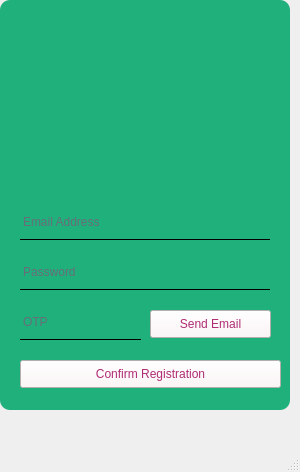
<?xml version="1.0" encoding="UTF-8"?>
<ui version="4.0">
 <class>MainWindow</class>
 <widget class="QMainWindow" name="MainWindow">
  <property name="geometry">
   <rect>
    <x>0</x>
    <y>0</y>
    <width>300</width>
    <height>472</height>
   </rect>
  </property>
  <property name="windowTitle">
   <string>MainWindow</string>
  </property>
  <widget class="QWidget" name="centralwidget">
   <widget class="QWidget" name="widget" native="true">
    <property name="geometry">
     <rect>
      <x>0</x>
      <y>0</y>
      <width>450</width>
      <height>600</height>
     </rect>
    </property>
   </widget>
   <widget class="QLabel" name="main_box">
    <property name="geometry">
     <rect>
      <x>0</x>
      <y>0</y>
      <width>290</width>
      <height>410</height>
     </rect>
    </property>
    <property name="styleSheet">
     <string notr="true">background-color:rgb(32, 176, 124);
border-radius: 10px</string>
    </property>
    <property name="text">
     <string/>
    </property>
   </widget>
   <widget class="QLineEdit" name="email_address">
    <property name="geometry">
     <rect>
      <x>20</x>
      <y>210</y>
      <width>250</width>
      <height>30</height>
     </rect>
    </property>
    <property name="palette">
     <palette>
      <active>
       <colorrole role="WindowText">
        <brush brushstyle="SolidPattern">
         <color alpha="255">
          <red>175</red>
          <green>44</green>
          <blue>116</blue>
         </color>
        </brush>
       </colorrole>
       <colorrole role="Button">
        <brush brushstyle="SolidPattern">
         <color alpha="0">
          <red>0</red>
          <green>0</green>
          <blue>0</blue>
         </color>
        </brush>
       </colorrole>
       <colorrole role="Text">
        <brush brushstyle="SolidPattern">
         <color alpha="255">
          <red>175</red>
          <green>44</green>
          <blue>116</blue>
         </color>
        </brush>
       </colorrole>
       <colorrole role="ButtonText">
        <brush brushstyle="SolidPattern">
         <color alpha="255">
          <red>175</red>
          <green>44</green>
          <blue>116</blue>
         </color>
        </brush>
       </colorrole>
       <colorrole role="Base">
        <brush brushstyle="SolidPattern">
         <color alpha="0">
          <red>0</red>
          <green>0</green>
          <blue>0</blue>
         </color>
        </brush>
       </colorrole>
       <colorrole role="Window">
        <brush brushstyle="SolidPattern">
         <color alpha="0">
          <red>0</red>
          <green>0</green>
          <blue>0</blue>
         </color>
        </brush>
       </colorrole>
      </active>
      <inactive>
       <colorrole role="WindowText">
        <brush brushstyle="SolidPattern">
         <color alpha="255">
          <red>175</red>
          <green>44</green>
          <blue>116</blue>
         </color>
        </brush>
       </colorrole>
       <colorrole role="Button">
        <brush brushstyle="SolidPattern">
         <color alpha="0">
          <red>0</red>
          <green>0</green>
          <blue>0</blue>
         </color>
        </brush>
       </colorrole>
       <colorrole role="Text">
        <brush brushstyle="SolidPattern">
         <color alpha="255">
          <red>175</red>
          <green>44</green>
          <blue>116</blue>
         </color>
        </brush>
       </colorrole>
       <colorrole role="ButtonText">
        <brush brushstyle="SolidPattern">
         <color alpha="255">
          <red>175</red>
          <green>44</green>
          <blue>116</blue>
         </color>
        </brush>
       </colorrole>
       <colorrole role="Base">
        <brush brushstyle="SolidPattern">
         <color alpha="0">
          <red>0</red>
          <green>0</green>
          <blue>0</blue>
         </color>
        </brush>
       </colorrole>
       <colorrole role="Window">
        <brush brushstyle="SolidPattern">
         <color alpha="0">
          <red>0</red>
          <green>0</green>
          <blue>0</blue>
         </color>
        </brush>
       </colorrole>
      </inactive>
      <disabled>
       <colorrole role="WindowText">
        <brush brushstyle="SolidPattern">
         <color alpha="255">
          <red>175</red>
          <green>44</green>
          <blue>116</blue>
         </color>
        </brush>
       </colorrole>
       <colorrole role="Button">
        <brush brushstyle="SolidPattern">
         <color alpha="0">
          <red>0</red>
          <green>0</green>
          <blue>0</blue>
         </color>
        </brush>
       </colorrole>
       <colorrole role="Text">
        <brush brushstyle="SolidPattern">
         <color alpha="255">
          <red>175</red>
          <green>44</green>
          <blue>116</blue>
         </color>
        </brush>
       </colorrole>
       <colorrole role="ButtonText">
        <brush brushstyle="SolidPattern">
         <color alpha="255">
          <red>175</red>
          <green>44</green>
          <blue>116</blue>
         </color>
        </brush>
       </colorrole>
       <colorrole role="Base">
        <brush brushstyle="SolidPattern">
         <color alpha="0">
          <red>0</red>
          <green>0</green>
          <blue>0</blue>
         </color>
        </brush>
       </colorrole>
       <colorrole role="Window">
        <brush brushstyle="SolidPattern">
         <color alpha="0">
          <red>0</red>
          <green>0</green>
          <blue>0</blue>
         </color>
        </brush>
       </colorrole>
      </disabled>
     </palette>
    </property>
    <property name="tabletTracking">
     <bool>false</bool>
    </property>
    <property name="autoFillBackground">
     <bool>false</bool>
    </property>
    <property name="styleSheet">
     <string notr="true">background-color: rgba(0, 0, 0, 0);
border: 1px solid rgba(0, 0, 0, 0);
border-bottom-color: rgba(0, 0, 0, 255);
padding-bottom: 7px;
color: rgb(175, 44, 116);</string>
    </property>
    <property name="text">
     <string/>
    </property>
    <property name="cursorPosition">
     <number>0</number>
    </property>
    <property name="placeholderText">
     <string>Email Address</string>
    </property>
   </widget>
   <widget class="QLineEdit" name="password">
    <property name="geometry">
     <rect>
      <x>20</x>
      <y>260</y>
      <width>250</width>
      <height>30</height>
     </rect>
    </property>
    <property name="palette">
     <palette>
      <active>
       <colorrole role="WindowText">
        <brush brushstyle="SolidPattern">
         <color alpha="255">
          <red>175</red>
          <green>44</green>
          <blue>116</blue>
         </color>
        </brush>
       </colorrole>
       <colorrole role="Button">
        <brush brushstyle="SolidPattern">
         <color alpha="0">
          <red>0</red>
          <green>0</green>
          <blue>0</blue>
         </color>
        </brush>
       </colorrole>
       <colorrole role="Text">
        <brush brushstyle="SolidPattern">
         <color alpha="255">
          <red>175</red>
          <green>44</green>
          <blue>116</blue>
         </color>
        </brush>
       </colorrole>
       <colorrole role="ButtonText">
        <brush brushstyle="SolidPattern">
         <color alpha="255">
          <red>175</red>
          <green>44</green>
          <blue>116</blue>
         </color>
        </brush>
       </colorrole>
       <colorrole role="Base">
        <brush brushstyle="SolidPattern">
         <color alpha="0">
          <red>0</red>
          <green>0</green>
          <blue>0</blue>
         </color>
        </brush>
       </colorrole>
       <colorrole role="Window">
        <brush brushstyle="SolidPattern">
         <color alpha="0">
          <red>0</red>
          <green>0</green>
          <blue>0</blue>
         </color>
        </brush>
       </colorrole>
      </active>
      <inactive>
       <colorrole role="WindowText">
        <brush brushstyle="SolidPattern">
         <color alpha="255">
          <red>175</red>
          <green>44</green>
          <blue>116</blue>
         </color>
        </brush>
       </colorrole>
       <colorrole role="Button">
        <brush brushstyle="SolidPattern">
         <color alpha="0">
          <red>0</red>
          <green>0</green>
          <blue>0</blue>
         </color>
        </brush>
       </colorrole>
       <colorrole role="Text">
        <brush brushstyle="SolidPattern">
         <color alpha="255">
          <red>175</red>
          <green>44</green>
          <blue>116</blue>
         </color>
        </brush>
       </colorrole>
       <colorrole role="ButtonText">
        <brush brushstyle="SolidPattern">
         <color alpha="255">
          <red>175</red>
          <green>44</green>
          <blue>116</blue>
         </color>
        </brush>
       </colorrole>
       <colorrole role="Base">
        <brush brushstyle="SolidPattern">
         <color alpha="0">
          <red>0</red>
          <green>0</green>
          <blue>0</blue>
         </color>
        </brush>
       </colorrole>
       <colorrole role="Window">
        <brush brushstyle="SolidPattern">
         <color alpha="0">
          <red>0</red>
          <green>0</green>
          <blue>0</blue>
         </color>
        </brush>
       </colorrole>
      </inactive>
      <disabled>
       <colorrole role="WindowText">
        <brush brushstyle="SolidPattern">
         <color alpha="255">
          <red>175</red>
          <green>44</green>
          <blue>116</blue>
         </color>
        </brush>
       </colorrole>
       <colorrole role="Button">
        <brush brushstyle="SolidPattern">
         <color alpha="0">
          <red>0</red>
          <green>0</green>
          <blue>0</blue>
         </color>
        </brush>
       </colorrole>
       <colorrole role="Text">
        <brush brushstyle="SolidPattern">
         <color alpha="255">
          <red>175</red>
          <green>44</green>
          <blue>116</blue>
         </color>
        </brush>
       </colorrole>
       <colorrole role="ButtonText">
        <brush brushstyle="SolidPattern">
         <color alpha="255">
          <red>175</red>
          <green>44</green>
          <blue>116</blue>
         </color>
        </brush>
       </colorrole>
       <colorrole role="Base">
        <brush brushstyle="SolidPattern">
         <color alpha="0">
          <red>0</red>
          <green>0</green>
          <blue>0</blue>
         </color>
        </brush>
       </colorrole>
       <colorrole role="Window">
        <brush brushstyle="SolidPattern">
         <color alpha="0">
          <red>0</red>
          <green>0</green>
          <blue>0</blue>
         </color>
        </brush>
       </colorrole>
      </disabled>
     </palette>
    </property>
    <property name="tabletTracking">
     <bool>false</bool>
    </property>
    <property name="autoFillBackground">
     <bool>false</bool>
    </property>
    <property name="styleSheet">
     <string notr="true">background-color: rgba(0, 0, 0, 0);
border: 1px solid rgba(0, 0, 0, 0);
border-bottom-color: rgba(0, 0, 0, 255);
padding-bottom: 7px;
color: rgb(175, 44, 116);</string>
    </property>
    <property name="text">
     <string/>
    </property>
    <property name="echoMode">
     <enum>QLineEdit::Password</enum>
    </property>
    <property name="placeholderText">
     <string>Password</string>
    </property>
   </widget>
   <widget class="QLineEdit" name="opt">
    <property name="geometry">
     <rect>
      <x>20</x>
      <y>310</y>
      <width>121</width>
      <height>30</height>
     </rect>
    </property>
    <property name="palette">
     <palette>
      <active>
       <colorrole role="WindowText">
        <brush brushstyle="SolidPattern">
         <color alpha="255">
          <red>175</red>
          <green>44</green>
          <blue>116</blue>
         </color>
        </brush>
       </colorrole>
       <colorrole role="Button">
        <brush brushstyle="SolidPattern">
         <color alpha="0">
          <red>0</red>
          <green>0</green>
          <blue>0</blue>
         </color>
        </brush>
       </colorrole>
       <colorrole role="Text">
        <brush brushstyle="SolidPattern">
         <color alpha="255">
          <red>175</red>
          <green>44</green>
          <blue>116</blue>
         </color>
        </brush>
       </colorrole>
       <colorrole role="ButtonText">
        <brush brushstyle="SolidPattern">
         <color alpha="255">
          <red>175</red>
          <green>44</green>
          <blue>116</blue>
         </color>
        </brush>
       </colorrole>
       <colorrole role="Base">
        <brush brushstyle="SolidPattern">
         <color alpha="0">
          <red>0</red>
          <green>0</green>
          <blue>0</blue>
         </color>
        </brush>
       </colorrole>
       <colorrole role="Window">
        <brush brushstyle="SolidPattern">
         <color alpha="0">
          <red>0</red>
          <green>0</green>
          <blue>0</blue>
         </color>
        </brush>
       </colorrole>
      </active>
      <inactive>
       <colorrole role="WindowText">
        <brush brushstyle="SolidPattern">
         <color alpha="255">
          <red>175</red>
          <green>44</green>
          <blue>116</blue>
         </color>
        </brush>
       </colorrole>
       <colorrole role="Button">
        <brush brushstyle="SolidPattern">
         <color alpha="0">
          <red>0</red>
          <green>0</green>
          <blue>0</blue>
         </color>
        </brush>
       </colorrole>
       <colorrole role="Text">
        <brush brushstyle="SolidPattern">
         <color alpha="255">
          <red>175</red>
          <green>44</green>
          <blue>116</blue>
         </color>
        </brush>
       </colorrole>
       <colorrole role="ButtonText">
        <brush brushstyle="SolidPattern">
         <color alpha="255">
          <red>175</red>
          <green>44</green>
          <blue>116</blue>
         </color>
        </brush>
       </colorrole>
       <colorrole role="Base">
        <brush brushstyle="SolidPattern">
         <color alpha="0">
          <red>0</red>
          <green>0</green>
          <blue>0</blue>
         </color>
        </brush>
       </colorrole>
       <colorrole role="Window">
        <brush brushstyle="SolidPattern">
         <color alpha="0">
          <red>0</red>
          <green>0</green>
          <blue>0</blue>
         </color>
        </brush>
       </colorrole>
      </inactive>
      <disabled>
       <colorrole role="WindowText">
        <brush brushstyle="SolidPattern">
         <color alpha="255">
          <red>175</red>
          <green>44</green>
          <blue>116</blue>
         </color>
        </brush>
       </colorrole>
       <colorrole role="Button">
        <brush brushstyle="SolidPattern">
         <color alpha="0">
          <red>0</red>
          <green>0</green>
          <blue>0</blue>
         </color>
        </brush>
       </colorrole>
       <colorrole role="Text">
        <brush brushstyle="SolidPattern">
         <color alpha="255">
          <red>175</red>
          <green>44</green>
          <blue>116</blue>
         </color>
        </brush>
       </colorrole>
       <colorrole role="ButtonText">
        <brush brushstyle="SolidPattern">
         <color alpha="255">
          <red>175</red>
          <green>44</green>
          <blue>116</blue>
         </color>
        </brush>
       </colorrole>
       <colorrole role="Base">
        <brush brushstyle="SolidPattern">
         <color alpha="0">
          <red>0</red>
          <green>0</green>
          <blue>0</blue>
         </color>
        </brush>
       </colorrole>
       <colorrole role="Window">
        <brush brushstyle="SolidPattern">
         <color alpha="0">
          <red>0</red>
          <green>0</green>
          <blue>0</blue>
         </color>
        </brush>
       </colorrole>
      </disabled>
     </palette>
    </property>
    <property name="tabletTracking">
     <bool>false</bool>
    </property>
    <property name="autoFillBackground">
     <bool>false</bool>
    </property>
    <property name="styleSheet">
     <string notr="true">background-color: rgba(0, 0, 0, 0);
border: 1px solid rgba(0, 0, 0, 0);
border-bottom-color: rgba(0, 0, 0, 255);
padding-bottom: 7px;
color: rgb(175, 44, 116);</string>
    </property>
    <property name="inputMask">
     <string/>
    </property>
    <property name="text">
     <string/>
    </property>
    <property name="maxLength">
     <number>4</number>
    </property>
    <property name="placeholderText">
     <string>OTP</string>
    </property>
    <property name="clearButtonEnabled">
     <bool>false</bool>
    </property>
   </widget>
   <widget class="QPushButton" name="send_email_button">
    <property name="geometry">
     <rect>
      <x>150</x>
      <y>310</y>
      <width>121</width>
      <height>28</height>
     </rect>
    </property>
    <property name="styleSheet">
     <string notr="true">border_radius: 5px;
color: rgb(175, 44, 116);
background-color: rgb(252, 244, 245)</string>
    </property>
    <property name="text">
     <string>Send Email</string>
    </property>
    <property name="checkable">
     <bool>false</bool>
    </property>
   </widget>
   <widget class="QPushButton" name="confirmation_button">
    <property name="geometry">
     <rect>
      <x>20</x>
      <y>360</y>
      <width>261</width>
      <height>28</height>
     </rect>
    </property>
    <property name="styleSheet">
     <string notr="true">border_radius: 5px;
color: rgb(175, 44, 116);
background-color: rgb(252, 244, 245)</string>
    </property>
    <property name="text">
     <string>Confirm Registration</string>
    </property>
    <property name="checkable">
     <bool>false</bool>
    </property>
   </widget>
   <widget class="QLabel" name="logo">
    <property name="geometry">
     <rect>
      <x>10</x>
      <y>10</y>
      <width>271</width>
      <height>191</height>
     </rect>
    </property>
    <property name="text">
     <string/>
    </property>
    <property name="pixmap">
     <pixmap>../images/Logo.png</pixmap>
    </property>
   </widget>
  </widget>
  <widget class="QMenuBar" name="menubar">
   <property name="geometry">
    <rect>
     <x>0</x>
     <y>0</y>
     <width>300</width>
     <height>26</height>
    </rect>
   </property>
  </widget>
  <widget class="QStatusBar" name="statusbar"/>
 </widget>
 <resources/>
 <connections/>
</ui>
